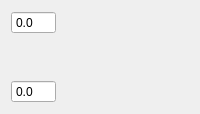
      <widget class="QWidget" name="page_3">
       <layout class="QVBoxLayout" name="verticalLayout_2">
        <item>
         <layout class="QHBoxLayout" name="horizontalLayout_27">
          <item>
           <layout class="QVBoxLayout" name="verticalLayout">
            <item>
             <widget class="QDoubleSpinBox" name="doubleSpinBox_LimitUp">
              <property name="maximumSize">
               <size>
                <width>45</width>
                <height>16777215</height>
               </size>
              </property>
              <property name="buttonSymbols">
               <enum>QAbstractSpinBox::NoButtons</enum>
              </property>
              <property name="decimals">
               <number>1</number>
              </property>
              <property name="minimum">
               <double>-100000.000000000000000</double>
              </property>
              <property name="maximum">
               <double>100000.000000000000000</double>
              </property>
             </widget>
            </item>
            <item>
             <spacer name="verticalSpacer">
              <property name="orientation">
               <enum>Qt::Vertical</enum>
              </property>
              <property name="sizeHint" stdset="0">
               <size>
                <width>20</width>
                <height>40</height>
               </size>
              </property>
             </spacer>
            </item>
            <item>
             <widget class="QDoubleSpinBox" name="doubleSpinBox_LimitDown">
              <property name="maximumSize">
               <size>
                <width>45</width>
                <height>16777215</height>
               </size>
              </property>
              <property name="buttonSymbols">
               <enum>QAbstractSpinBox::NoButtons</enum>
              </property>
              <property name="decimals">
               <number>1</number>
              </property>
              <property name="minimum">
               <double>-100000.000000000000000</double>
              </property>
              <property name="maximum">
               <double>100000.000000000000000</double>
              </property>
             </widget>
            </item>
           </layout>
          </item>
          <item>
           <widget class="QCustomPlot" name="customPlot_2" native="true">
            <property name="enabled">
             <bool>true</bool>
            </property>
            <layout class="QFormLayout" name="formLayout"/>
           </widget>
          </item>
         </layout>
        </item>
       </layout>
      </widget>
